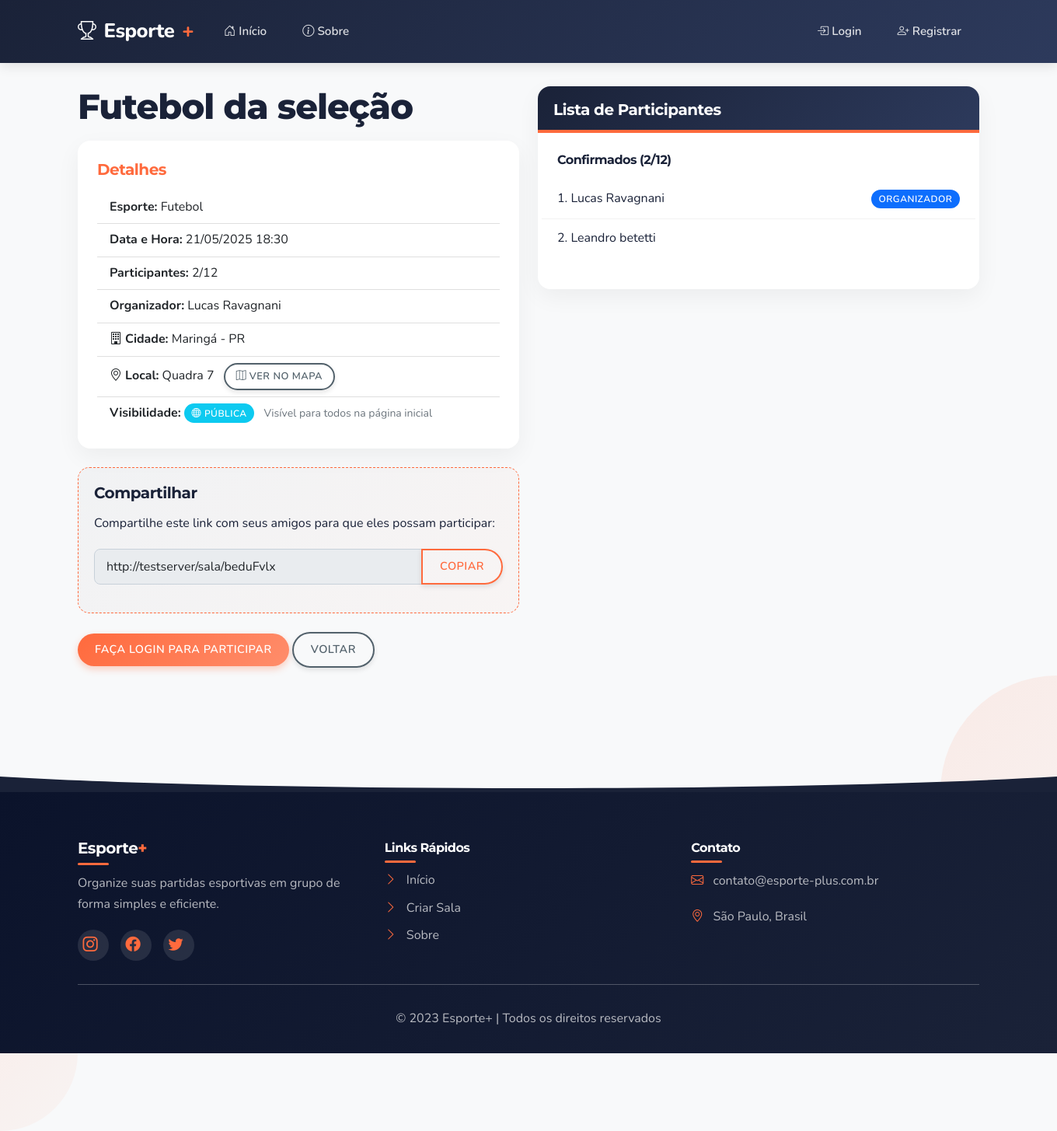
/sala/beduFvlx, run on the app's committed database.
### app/models/models.py (models this page shows, shortened)
class Room(db.Model):
    __tablename__ = 'rooms'
    id = db.Column(db.Integer, primary_key=True)
    name = db.Column(db.String(100), nullable=False)
    sport = db.Column(db.String(50), nullable=False)
    date = db.Column(db.DateTime, nullable=False)
    max_participants = db.Column(db.Integer, nullable=False)
    description = db.Column(db.Text, nullable=True)
    link_code = db.Column(db.String(10), unique=True, nullable=False)
    created_at = db.Column(db.DateTime, default=datetime.utcnow)
    is_active = db.Column(db.Boolean, default=True)
    creator_id = db.Column(db.Integer, db.ForeignKey('users.id'), nullable=False)
    is_private = db.Column(db.Boolean, default=False)
    location = db.Column(db.String(200), nullable=True)
    city = db.Column(db.String(100), nullable=False)
    valor = db.Column(db.Float, nullable=False, default=0.0)  # Valor por participante
    court_id = db.Column(db.Integer, db.ForeignKey('courts.id'), nullable=True)
    duration_hours = db.Column(db.Float, nullable=False, default=1.0)  # Duração em horas
    end_time = db.Column(db.DateTime, nullable=True)  # Horário de término calculado
    participants = db.relationship('Participant', backref='room', lazy=True)
    def is_full(self):
        return len(self.get_active_participants()) >= self.max_participants
    def get_active_participants(self):
        active_participants = [p for p in self.participants if p.is_active]
        active_participants.sort(key=lambda p: p.registered_at)
        print(f"Sala {self.name} (ID: {self.id}) - Participantes ativos: {len(active_participants)}")
        for i, p in enumerate(active_participants):
            status = "Confirmado" if i < self.max_participants else "Lista de espera"
            print(f"  {i+1}. {p.user.name} - Registrado em: {p.registered_at} - Status: {status}")
        return active_participants
    def get_waiting_list(self):
        active_participants = self.get_active_participants()
        if len(active_participants) <= self.max_participants:
            return []
        return active_participants[self.max_participants:]
    def get_confirmed_participants(self):
        active_participants = self.get_active_participants()
        return active_participants[:min(len(active_participants), self.max_participants)]

class User(db.Model, UserMixin):
    __tablename__ = 'users'
    id = db.Column(db.Integer, primary_key=True)
    username = db.Column(db.String(50), unique=True, nullable=False)
    email = db.Column(db.String(100), unique=True, nullable=False)
    password_hash = db.Column(db.String(200), nullable=False)
    name = db.Column(db.String(100), nullable=False)
    created_at = db.Column(db.DateTime, default=datetime.utcnow)
    is_active = db.Column(db.Boolean, default=True)
    rooms_created = db.relationship('Room', backref='creator', lazy=True, foreign_keys='Room.creator_id')
    participations = db.relationship('Participant', backref='user', lazy=True)

class Participant(db.Model):
    __tablename__ = 'participants'
    id = db.Column(db.Integer, primary_key=True)
    user_id = db.Column(db.Integer, db.ForeignKey('users.id'), nullable=False)
    room_id = db.Column(db.Integer, db.ForeignKey('rooms.id'), nullable=False)
    registered_at = db.Column(db.DateTime, default=datetime.utcnow)
    is_active = db.Column(db.Boolean, default=True)
    checked_in = db.Column(db.Boolean, default=False)
    pagamento_status = db.Column(db.String(20), default='pendente')  # pendente, pago, cancelado
    pagamento_data = db.Column(db.DateTime, nullable=True)
    pagamento_metodo = db.Column(db.String(50), nullable=True)
    observacoes = db.Column(db.Text, nullable=True)

### app/controllers/room_routes.py (the view)
@room_bp.route('/<link_code>')
def view_room(link_code):
    room = Room.query.filter_by(link_code=link_code).first_or_404()
    is_participating = False
    is_in_waiting_list = False
    user_participation = None
    if current_user.is_authenticated:
        user_participation = current_user.get_participation(room.id)
        is_participating = user_participation is not None
        if is_participating:
            is_in_waiting_list = user_participation.is_in_waiting_list()
    is_owner = current_user.is_authenticated and room.creator_id == current_user.id
    return render_template('view_room.html',
                          room=room,
                          is_owner=is_owner,
                          is_participating=is_participating,
                          is_in_waiting_list=is_in_waiting_list,
                          user_participation=user_participation)

### app/templates/view_room.html (shortened to what this page needs)
{% extends 'layout.html' %}
{% block content %}
<div class="row content-visible">
    <div class="col-md-6">
        <h1>{{ room.name }}</h1>
        <div class="card mb-4" data-aos="fade-up" data-aos-duration="300">
            <div class="card-body">
                <h5 class="card-title">Detalhes</h5>
                <ul class="list-group list-group-flush">
                    <li class="list-group-item"><strong>Esporte:</strong> {{ room.sport }}</li>
                    <li class="list-group-item"><strong>Data e Hora:</strong> {{ room.date.strftime('%d/%m/%Y %H:%M') }}</li>
                    <li class="list-group-item"><strong>Participantes:</strong> {{ room.get_active_participants()|length }}/{{ room.max_participants }}</li>
                    <li class="list-group-item"><strong>Organizador:</strong> {{ room.creator.name }}</li>
                    <li class="list-group-item">
                        <strong><i class="bi bi-building me-1"></i>Cidade:</strong>
                        <span>{{ room.city }}</span>
                    </li>
                    {% if room.location %}
                        <li class="list-group-item">
                            <strong><i class="bi bi-geo-alt me-1"></i>Local:</strong>
                            <span>{{ room.location }}</span>
                            {% if room.location|length > 5 %}
                                <a href="https://maps.google.com/?q={{ room.city }}, {{ room.location }}" target="_blank" class="btn btn-sm btn-outline-secondary ms-2">
                                    <i class="bi bi-map"></i> Ver no mapa
                                </a>
                            {% endif %}
                        </li>
                    {% endif %}
                    <li class="list-group-item">
                        <strong>Visibilidade:</strong>
                        {% if room.is_private %}
                            <span class="badge bg-secondary">
                                <i class="bi bi-lock-fill me-1"></i>Privada
                            </span>
                            <small class="text-muted ms-2">Esta sala só é acessível por link direto</small>
                        {% else %}
                            <span class="badge bg-info">
                                <i class="bi bi-globe me-1"></i>Pública
                            </span>
                            <small class="text-muted ms-2">Visível para todos na página inicial</small>
                        {% endif %}
                    </li>
                </ul>
            </div>
        </div>
        <div class="share-link" data-aos="fade-up" data-aos-duration="300">
            <h5>Compartilhar</h5>
            <p>Compartilhe este link com seus amigos para que eles possam participar:</p>
            <div class="input-group mb-3">
                <input type="text" class="form-control" value="{{ request.url }}" id="share-url" readonly>
                <button class="btn btn-outline-primary" type="button" onclick="copyShareLink()">Copiar</button>
            </div>
        </div>
        <div class="mt-4" data-aos="fade-up" data-aos-duration="300">
            {% if current_user.is_authenticated %}
                {% if is_owner %}
                    <div class="btn-group">
                        <a href="{{ url_for('room.manage_room', link_code=room.link_code) }}" class="btn btn-primary">
                            <i class="bi bi-gear"></i> Gerenciar Sala
                        </a>
                        <button type="button" class="btn btn-primary dropdown-toggle dropdown-toggle-split" data-bs-toggle="dropdown" aria-expanded="false">
                            <span class="visually-hidden">Toggle Dropdown</span>
                        </button>
                        <ul class="dropdown-menu dropdown-menu-end">
                            {% if room.is_active %}
                                <li>
                                    <a class="dropdown-item text-warning" href="{{ url_for('room.close_room', link_code=room.link_code) }}"
                                       onclick="return confirm('Tem certeza que deseja encerrar esta sala? Isso impedirá novas inscrições.')">
                                        <i class="bi bi-x-circle me-2"></i>Encerrar Sala
                                    </a>
                                </li>
                            {% endif %}
                            <li>
                                <a class="dropdown-item text-danger" href="#" data-bs-toggle="modal" data-bs-target="#deleteRoomModal">
                                    <i class="bi bi-trash me-2"></i>Excluir Sala
                                </a>
                            </li>
                        </ul>
                    </div>
                {% elif room.is_active %}
                    {% if is_participating %}
                        <a href="{{ url_for('room.leave_room', link_code=room.link_code) }}"
                           class="btn btn-danger"
                           onclick="return confirm('Tem certeza que deseja sair desta sala?')">
                            <i class="bi bi-box-arrow-left"></i> Sair da Sala
                        </a>
                    {% else %}
                        <a href="{{ url_for('room.join_room', link_code=room.link_code) }}" class="btn btn-success">
                            <i class="bi bi-check-circle"></i> Participar
                        </a>
                    {% endif %}
                {% endif %}
            {% else %}
                <a href="{{ url_for('auth.login', next=request.url) }}" class="btn btn-primary">
                    Faça login para participar
                </a>
            {% endif %}
            <a href="{{ url_for('main.index') }}" class="btn btn-outline-secondary">Voltar</a>
        </div>
    </div>
    <div class="col-md-6">
        <div class="card mb-4" data-aos="fade-up" data-aos-duration="300">
            <div class="card-header">
                <h5 class="mb-0">Lista de Participantes</h5>
            </div>
            <div class="card-body">
                {% if room.get_active_participants() %}
                    <h6>Confirmados ({{ room.get_confirmed_participants()|length }}/{{ room.max_participants }})</h6>
                    <div class="participant-list mb-3">
                        {% for participant in room.get_confirmed_participants() %}
                            <div class="participant-item">
                                {{ loop.index }}. {{ participant.user.name }}
                                {% if participant.user.id == room.creator_id %}
                                    <span class="badge bg-primary ms-2">Organizador</span>
                                {% endif %}
                            </div>
                        {% endfor %}
                    </div>
                {% else %}
                    <p class="text-muted">Ainda não há participantes inscritos.</p>
                {% endif %}
            </div>
        </div>
    </div>
</div>
{% endblock %}

### app/static/css/style.css (style rules this page uses)
:root { --primary: #1A2238; --primary-light: #2D3A5C; --secondary: #FF6A3D; --secondary-light: #FF8D6B; --accent: #9DAAF2; --accent-light: #BFC8F7; --success: #38B000; --success-light: #57CC14; --danger: #F71735; --warning: #FFBD00; --light: #F4F7F9; --dark: #0B132B; --gray: #94A1B2; --gray-light: #C7D0D9; --gray-dark: #52616B; --body-bg: #F8F9FA; --text-color: #1A2238; --border-radius: 8px; --border-radius-lg: 16px; --box-shadow: 0 6px 15px rgba(0, 0, 0, 0.08); --box-shadow-hover: 0 10px 25px rgba(0, 0, 0, 0.15); --transition: all 0.3s cubic-bezier(0.25, 0.8, 0.25, 1); --font-heading: 'Montserrat', 'Segoe UI', sans-serif; --font-body: 'Nunito', 'Segoe UI', sans-serif; }
body { min-height: 100vh; display: flex; flex-direction: column; font-family: var(--font-body); background-color: var(--body-bg); color: var(--text-color); line-height: 1.6; }
.mb-0 { color: white; }
.card-header { background-color: var(--primary); color: white; }
h1, h2, h3, h4, h5, h6 { font-family: var(--font-heading); font-weight: 700; letter-spacing: -0.5px; color: var(--primary); margin-bottom: 1rem; }
h1 { font-size: 2.8rem; font-weight: 800; letter-spacing: -1px; }
a { color: var(--secondary); text-decoration: none; transition: var(--transition); }
p { margin-bottom: 1.2rem; }
[data-aos] { pointer-events: auto !important; }
.content-visible { opacity: 1 !important; transform: none !important; visibility: visible !important; }
.btn { border-radius: 25px; font-weight: 600; padding: 10px 22px; transition: var(--transition); border: none; box-shadow: 0 3px 6px rgba(0, 0, 0, 0.1); position: relative; overflow: hidden; text-transform: uppercase; font-size: 0.9rem; letter-spacing: 0.5px; }
.btn::after { content: ''; position: absolute; top: 50%; left: 50%; width: 10px; height: 10px; background: rgba(255, 255, 255, 0.3); opacity: 0; border-radius: 100%; transform: scale(1, 1) translate(-50%); transform-origin: 50% 50%; }
.btn-sm { padding: 6px 14px; font-size: 0.8rem; }
.btn-primary { background: linear-gradient(135deg, var(--secondary) 0%, var(--secondary-light) 100%); box-shadow: 0 4px 10px rgba(255, 106, 61, 0.3); }
.btn-outline-primary { color: var(--secondary); border: 2px solid var(--secondary); background: transparent; }
.btn-outline-secondary { color: var(--gray-dark); border: 2px solid var(--gray-dark); background: transparent; }
.card { border: none; border-radius: var(--border-radius-lg); box-shadow: 0 10px 30px rgba(0, 0, 0, 0.05); overflow: hidden; transition: var(--transition); margin-bottom: 28px; background: #FFFFFF; }
.card-header { background: linear-gradient(135deg, var(--primary) 0%, var(--primary-light) 100%); color: white; font-weight: 700; padding: 18px 20px; border-bottom: none; position: relative; }
.card-header::after { content: ''; position: absolute; bottom: 0; left: 0; width: 100%; height: 4px; background: var(--secondary); }
.card-body { padding: 25px; }
.participant-list { max-height: 300px; overflow-y: auto; margin: 0 -20px; }
.participant-item { padding: 12px 20px; border-bottom: 1px solid rgba(0, 0, 0, 0.05); transition: var(--transition); display: flex; align-items: center; justify-content: space-between; }
.participant-item:last-child { border-bottom: none; }
.form-control { border-radius: var(--border-radius); padding: 10px 15px; border: 1px solid var(--gray-light); transition: var(--transition); }
.share-link { padding: 20px; background: linear-gradient(135deg, rgba(26, 34, 56, 0.03) 0%, rgba(255, 106, 61, 0.03) 100%); border-radius: 15px; border: 1px dashed var(--secondary); margin: 20px 0; position: relative; }
.share-link h5 { color: var(--primary); font-weight: 700; margin-bottom: 15px; }
.badge { padding: 0.5em 0.8em; border-radius: 20px; font-weight: 600; font-size: 0.75rem; letter-spacing: 0.5px; text-transform: uppercase; }
.card-title { color: var(--secondary); font-weight: 700; margin-bottom: 1rem; }

### app/templates/view_room.html (style rules this page uses)
.content-visible { opacity: 1 !important; transform: none !important; visibility: visible !important; }
[data-aos] { transition-duration: 400ms !important; }

### data on the page
Room: name "Futebol da seleção", sport "Futebol", date "21/05/2025 18:30", max_participants "12", city "Maringá - PR", location "Quadra 7"
User: creator.name "Lucas Ravagnani"
Participant: user.name "Lucas Ravagnani", shows "ORGANIZADOR"
Participant: user.name "Leandro betetti"

### other printed values
{{ room.get_active_participants()|length }} "2"
{{ room.get_confirmed_participants()|length }} "2"
